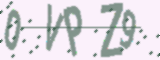
#> input picture data/raw/0VPZ9_8032.png, 160 x 60 px; its folder holds only this picture in this run
$ python preprocess_font_dataset.py
#> lines starting #> are read from the running program, lines starting #| are printed output that depends on the picture; after the words box and inside, x2 and y2 are one past the last pixel; in counts of white or black regions, pixels touching at a corner belong together
"""
Preprocess font test dataset images to grayscale.
"""
from PIL import Image
import cv2
import numpy as np
from pathlib import Path
from tqdm import tqdm

# Configuration
INPUT_DIR = Path("data/font_test/raw")
OUTPUT_DIR = Path("data/font_test/processed")

def preprocess_image(image_path, output_path):
    """Convert image to grayscale and apply basic preprocessing."""
    # Load image
    img = Image.open(image_path)
#> img is the input picture: PIL image 160x60 RGB; mean R, G, B 220.2, 217.5, 222.9

    # Convert to grayscale
    img = img.convert('L')
#> img: PIL image 160x60 L

    # Convert to numpy array for OpenCV processing
    img_array = np.array(img)

    # Apply Otsu's thresholding
    _, binary = cv2.threshold(img_array, 0, 255, cv2.THRESH_BINARY + cv2.THRESH_OTSU)
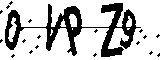
#> binary: shape (60, 160); 76.3% white; 19 black regions (18 under 20 px), largest, box (x1, y1, x2, y2) and area: (5, 3, 141, 57) 2135

    # Denoise
    denoised = cv2.morphologyEx(binary, cv2.MORPH_CLOSE, np.ones((3,3), np.uint8))
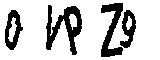
#> denoised: shape (60, 160); 78.9% white; 4 black regions, box (x1, y1, x2, y2) and area: (46, 5, 82, 55) 782, (101, 3, 123, 57) 567, (5, 10, 23, 50) 366, (120, 10, 136, 48) 315

    # Convert back to PIL Image
    result = Image.fromarray(denoised)

    # Save
    result.save(output_path)

def main():
    # Create output directory
    OUTPUT_DIR.mkdir(parents=True, exist_ok=True)

    # Get all PNG files
    image_files = list(INPUT_DIR.glob("*.png"))

    if not image_files:
        print(f"No images found in {INPUT_DIR}")
        return

    print(f"Found {len(image_files)} images to preprocess")
    print(f"Input directory: {INPUT_DIR}")
    print(f"Output directory: {OUTPUT_DIR}")

    # Process all images
    for img_path in tqdm(image_files, desc="Preprocessing"):
        output_path = OUTPUT_DIR / img_path.name
        preprocess_image(img_path, output_path)

    print(f"\n✓ Preprocessing complete!")
    print(f"✓ Successfully processed: {len(image_files)} images")
    print(f"✓ Output saved to: {OUTPUT_DIR}")

if __name__ == "__main__":
    main()

$ run again, on data/raw/1FGSQ_7397.png
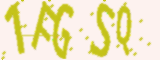
#> input picture data/raw/1FGSQ_7397.png, 160 x 60 px
#> in preprocess_image, img is the input picture: PIL image 160x60 RGB; mean R, G, B 239.3, 230.5, 186.7
#> img: PIL image 160x60 L
#> in preprocess_image, `_, binary = cv2.threshold(img_array, 0, 255, cv2.THRESH_BINARY + cv2.T..`:
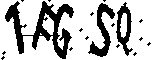
#> binary: shape (60, 160); 75.1% white; 18 black regions (15 under 20 px), largest, box (x1, y1, x2, y2) and area: (5, 1, 74, 59) 1386, (88, 3, 115, 57) 511, (116, 2, 133, 56) 390
#> in preprocess_image, `denoised = cv2.morphologyEx(binary, cv2.MORPH_CLOSE, np.ones((3,3), np..`:
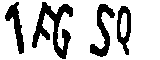
#> denoised: shape (60, 160); 77.4% white; 4 black regions, box (x1, y1, x2, y2) and area: (32, 2, 73, 59) 920, (90, 4, 115, 57) 495, (5, 2, 24, 54) 393, (117, 6, 131, 55) 364

$ run again, on data/raw/1VFCQ_1246.png
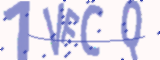
#> input picture data/raw/1VFCQ_1246.png, 160 x 60 px
#> in preprocess_image, img is the input picture: PIL image 160x60 RGB; mean R, G, B 219.3, 216.8, 235.5
#> img: PIL image 160x60 L
#> in preprocess_image, `_, binary = cv2.threshold(img_array, 0, 255, cv2.THRESH_BINARY + cv2.T..`:
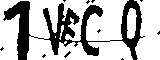
#> binary: shape (60, 160); 71.5% white; 11 black regions (10 under 20 px), largest, box (x1, y1, x2, y2) and area: (3, 0, 145, 60) 2660
#> in preprocess_image, `denoised = cv2.morphologyEx(binary, cv2.MORPH_CLOSE, np.ones((3,3), np..`:
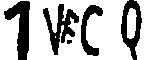
#> denoised: shape (60, 160); 73.6% white; 5 black regions (1 under 20 px), largest, box (x1, y1, x2, y2) and area: (4, 1, 30, 60) 770, (43, 4, 79, 55) 706, (121, 0, 142, 60) 595, (81, 5, 103, 56) 442

$ run again, on data/raw/1ZZ0L_1931.png
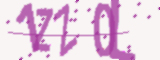
#> input picture data/raw/1ZZ0L_1931.png, 160 x 60 px
#> in preprocess_image, img is the input picture: PIL image 160x60 RGB; mean R, G, B 230.4, 205.4, 225.6
#> img: PIL image 160x60 L
#> in preprocess_image, `_, binary = cv2.threshold(img_array, 0, 255, cv2.THRESH_BINARY + cv2.T..`:
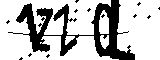
#> binary: shape (60, 160); 74.2% white; 13 black regions (12 under 20 px), largest, box (x1, y1, x2, y2) and area: (8, 0, 135, 60) 2385
#> in preprocess_image, `denoised = cv2.morphologyEx(binary, cv2.MORPH_CLOSE, np.ones((3,3), np..`:
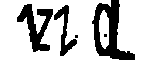
#> denoised: shape (60, 160); 76.9% white; 5 black regions (2 under 20 px), largest, box (x1, y1, x2, y2) and area: (92, 0, 135, 60) 1083, (17, 4, 53, 52) 740, (54, 5, 77, 56) 374

$ run again, on data/raw/0YZS3_698.png
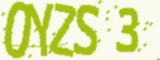
#> input picture data/raw/0YZS3_698.png, 160 x 60 px
#> in preprocess_image, img is the input picture: PIL image 160x60 RGB; mean R, G, B 221.3, 230.4, 164.5
#> img: PIL image 160x60 L
#> in preprocess_image, `_, binary = cv2.threshold(img_array, 0, 255, cv2.THRESH_BINARY + cv2.T..`:
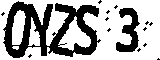
#> binary: shape (60, 160); 66.6% white; 15 black regions (13 under 20 px), largest, box (x1, y1, x2, y2) and area: (3, 1, 101, 58) 2574, (116, 8, 140, 52) 534
#> in preprocess_image, `denoised = cv2.morphologyEx(binary, cv2.MORPH_CLOSE, np.ones((3,3), np..`:
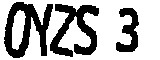
#> denoised: shape (60, 160); 68.6% white; 3 black regions, box (x1, y1, x2, y2) and area: (4, 2, 53, 58) 1300, (50, 4, 99, 57) 1189, (116, 8, 139, 52) 530
